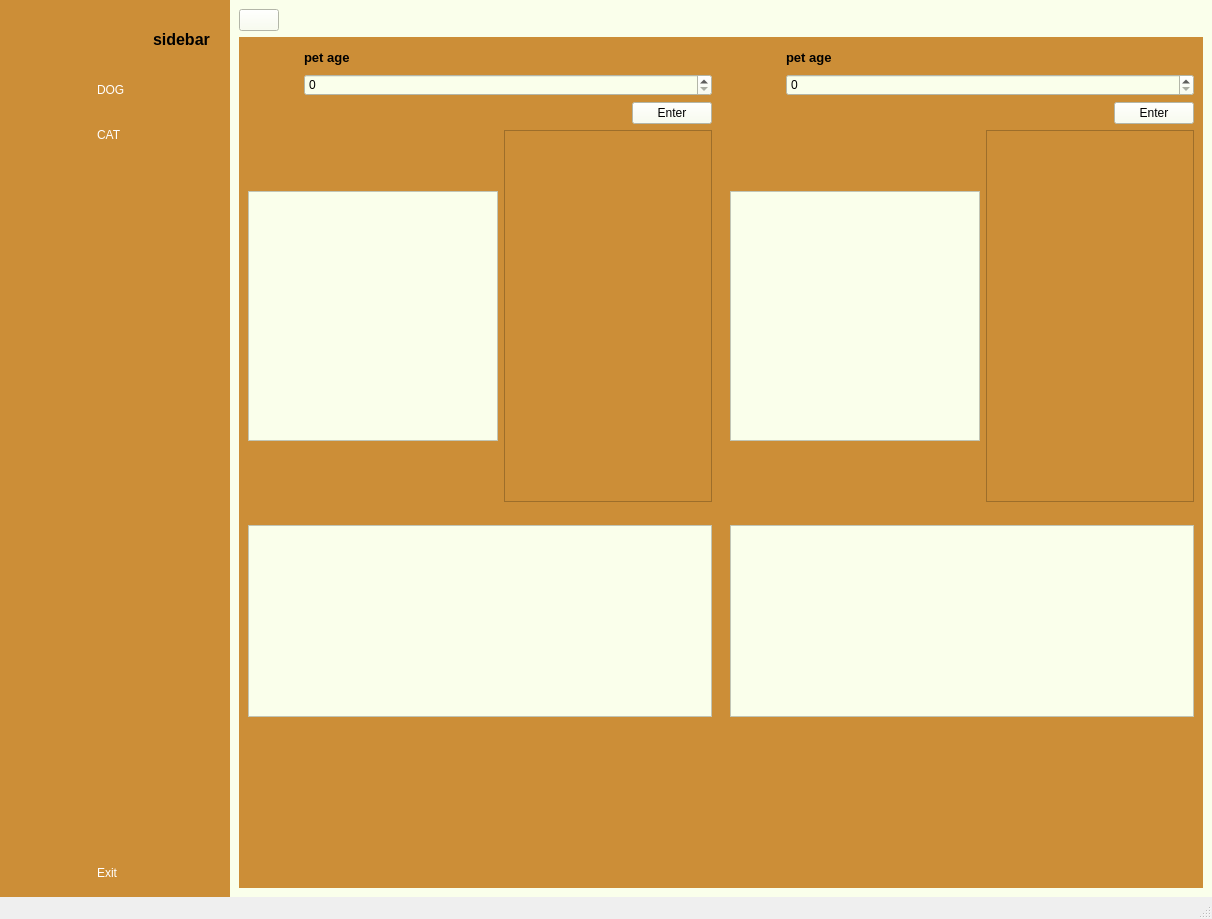
<?xml version="1.0" encoding="UTF-8"?>
<ui version="4.0">
 <class>MainWindow</class>
 <widget class="QMainWindow" name="MainWindow">
  <property name="geometry">
   <rect>
    <x>0</x>
    <y>0</y>
    <width>1212</width>
    <height>919</height>
   </rect>
  </property>
  <property name="windowTitle">
   <string>MainWindow</string>
  </property>
  <widget class="QWidget" name="centralwidget">
   <property name="styleSheet">
    <string notr="true">background-color: rgb(255, 226, 156);</string>
   </property>
   <layout class="QGridLayout" name="gridLayout_4">
    <property name="leftMargin">
     <number>0</number>
    </property>
    <property name="topMargin">
     <number>0</number>
    </property>
    <property name="rightMargin">
     <number>0</number>
    </property>
    <property name="bottomMargin">
     <number>0</number>
    </property>
    <property name="horizontalSpacing">
     <number>0</number>
    </property>
    <item row="0" column="0">
     <widget class="QWidget" name="icon_only_widget" native="true">
      <property name="styleSheet">
       <string notr="true">QWidget{
	background-color: rgb(204, 142, 55);
}

QPushButton {
	color:white;
	height:30px;
	border:none;
	border-radius:10px;
}

QPushButton:checked{
	background-color: rgb(250, 255, 235);
	color: rgb(204, 142, 55);
	font-weight:bold;
}</string>
      </property>
      <layout class="QVBoxLayout" name="verticalLayout_3">
       <item>
        <layout class="QHBoxLayout" name="horizontalLayout_2">
         <item>
          <widget class="QLabel" name="label">
           <property name="minimumSize">
            <size>
             <width>60</width>
             <height>60</height>
            </size>
           </property>
           <property name="maximumSize">
            <size>
             <width>60</width>
             <height>60</height>
            </size>
           </property>
           <property name="text">
            <string/>
           </property>
           <property name="pixmap">
            <pixmap>GitHub/PSCP-Project/gui/logo.png</pixmap>
           </property>
           <property name="scaledContents">
            <bool>true</bool>
           </property>
          </widget>
         </item>
        </layout>
       </item>
       <item>
        <layout class="QVBoxLayout" name="verticalLayout">
         <property name="spacing">
          <number>15</number>
         </property>
         <item>
          <widget class="QPushButton" name="pushButton">
           <property name="text">
            <string/>
           </property>
           <property name="icon">
            <iconset>
             <normaloff>GitHub/PSCP-Project/gui/dog.png</normaloff>GitHub/PSCP-Project/gui/dog.png</iconset>
           </property>
           <property name="checkable">
            <bool>true</bool>
           </property>
           <property name="autoExclusive">
            <bool>true</bool>
           </property>
          </widget>
         </item>
         <item>
          <widget class="QPushButton" name="pushButton_2">
           <property name="text">
            <string/>
           </property>
           <property name="icon">
            <iconset>
             <normaloff>gui/cat.png</normaloff>gui/cat.png</iconset>
           </property>
           <property name="checkable">
            <bool>true</bool>
           </property>
           <property name="autoExclusive">
            <bool>true</bool>
           </property>
          </widget>
         </item>
        </layout>
       </item>
       <item>
        <spacer name="verticalSpacer">
         <property name="orientation">
          <enum>Qt::Vertical</enum>
         </property>
         <property name="sizeHint" stdset="0">
          <size>
           <width>20</width>
           <height>516</height>
          </size>
         </property>
        </spacer>
       </item>
       <item>
        <widget class="QPushButton" name="pushButton_5">
         <property name="text">
          <string/>
         </property>
         <property name="icon">
          <iconset>
           <normaloff>gui/exit.png</normaloff>gui/exit.png</iconset>
         </property>
        </widget>
       </item>
      </layout>
     </widget>
    </item>
    <item row="0" column="1">
     <widget class="QWidget" name="icon_namewidget" native="true">
      <property name="styleSheet">
       <string notr="true">QWidget{
	background-color: rgb(204, 142, 55);
}

QPushButton {
	color:white;
	text-align:left;
	height:30px;
	border:none;
	padding-left:10px;
	border-top-left-radius:10px;
	border-bottom-left-radius:10px;
}

QPushButton:checked{
	background-color: rgb(250, 255, 235);
	color: rgb(204, 142, 55);
	font-weight:bold;
}</string>
      </property>
      <layout class="QVBoxLayout" name="verticalLayout_4">
       <property name="rightMargin">
        <number>0</number>
       </property>
       <item>
        <layout class="QHBoxLayout" name="horizontalLayout">
         <property name="rightMargin">
          <number>20</number>
         </property>
         <item>
          <widget class="QLabel" name="label_2">
           <property name="minimumSize">
            <size>
             <width>60</width>
             <height>60</height>
            </size>
           </property>
           <property name="maximumSize">
            <size>
             <width>60</width>
             <height>60</height>
            </size>
           </property>
           <property name="text">
            <string/>
           </property>
           <property name="pixmap">
            <pixmap>gui/bar.png</pixmap>
           </property>
           <property name="scaledContents">
            <bool>true</bool>
           </property>
          </widget>
         </item>
         <item>
          <widget class="QLabel" name="label_3">
           <property name="font">
            <font>
             <pointsize>12</pointsize>
             <weight>75</weight>
             <bold>true</bold>
            </font>
           </property>
           <property name="text">
            <string>sidebar</string>
           </property>
          </widget>
         </item>
        </layout>
       </item>
       <item>
        <layout class="QVBoxLayout" name="verticalLayout_2">
         <property name="spacing">
          <number>15</number>
         </property>
         <item>
          <widget class="QPushButton" name="pushButton_3">
           <property name="text">
            <string>DOG</string>
           </property>
           <property name="icon">
            <iconset>
             <normaloff>GitHub/PSCP-Project/gui/dog.png</normaloff>GitHub/PSCP-Project/gui/dog.png</iconset>
           </property>
           <property name="checkable">
            <bool>true</bool>
           </property>
           <property name="autoExclusive">
            <bool>true</bool>
           </property>
          </widget>
         </item>
         <item>
          <widget class="QPushButton" name="pushButton_4">
           <property name="text">
            <string>CAT</string>
           </property>
           <property name="icon">
            <iconset>
             <normaloff>GitHub/PSCP-Project/gui/cat.png</normaloff>GitHub/PSCP-Project/gui/cat.png</iconset>
           </property>
           <property name="checkable">
            <bool>true</bool>
           </property>
           <property name="autoExclusive">
            <bool>true</bool>
           </property>
          </widget>
         </item>
        </layout>
       </item>
       <item>
        <spacer name="verticalSpacer_2">
         <property name="orientation">
          <enum>Qt::Vertical</enum>
         </property>
         <property name="sizeHint" stdset="0">
          <size>
           <width>20</width>
           <height>504</height>
          </size>
         </property>
        </spacer>
       </item>
       <item>
        <widget class="QPushButton" name="pushButton_6">
         <property name="text">
          <string>Exit</string>
         </property>
         <property name="icon">
          <iconset>
           <normaloff>GitHub/PSCP-Project/gui/exit.png</normaloff>GitHub/PSCP-Project/gui/exit.png</iconset>
         </property>
        </widget>
       </item>
      </layout>
     </widget>
    </item>
    <item row="0" column="2">
     <widget class="QWidget" name="widget_3" native="true">
      <property name="styleSheet">
       <string notr="true">background-color: rgb(250, 255, 235);</string>
      </property>
      <layout class="QGridLayout" name="gridLayout_3">
       <property name="horizontalSpacing">
        <number>0</number>
       </property>
       <item row="1" column="1">
        <widget class="QWidget" name="widget_2" native="true">
         <property name="styleSheet">
          <string notr="true">background-color: rgb(204, 142, 55);</string>
         </property>
         <layout class="QVBoxLayout" name="verticalLayout_11">
          <item>
           <layout class="QHBoxLayout" name="horizontalLayout_5">
            <item>
             <widget class="QLabel" name="label_5">
              <property name="minimumSize">
               <size>
                <width>50</width>
                <height>50</height>
               </size>
              </property>
              <property name="maximumSize">
               <size>
                <width>50</width>
                <height>50</height>
               </size>
              </property>
              <property name="text">
               <string/>
              </property>
              <property name="pixmap">
               <pixmap>GitHub/PSCP-Project/gui/cat.png</pixmap>
              </property>
              <property name="scaledContents">
               <bool>true</bool>
              </property>
             </widget>
            </item>
            <item>
             <layout class="QVBoxLayout" name="verticalLayout_7">
              <item>
               <widget class="QLabel" name="label_7">
                <property name="font">
                 <font>
                  <pointsize>10</pointsize>
                  <weight>75</weight>
                  <bold>true</bold>
                 </font>
                </property>
                <property name="text">
                 <string>pet age</string>
                </property>
               </widget>
              </item>
              <item>
               <widget class="QSpinBox" name="spinBox_2">
                <property name="styleSheet">
                 <string notr="true">background-color: rgb(250, 255, 235);</string>
                </property>
               </widget>
              </item>
             </layout>
            </item>
           </layout>
          </item>
          <item>
           <layout class="QHBoxLayout" name="horizontalLayout_7">
            <item>
             <spacer name="horizontalSpacer_3">
              <property name="orientation">
               <enum>Qt::Horizontal</enum>
              </property>
              <property name="sizeHint" stdset="0">
               <size>
                <width>248</width>
                <height>20</height>
               </size>
              </property>
             </spacer>
            </item>
            <item>
             <widget class="QPushButton" name="pushButton_8">
              <property name="styleSheet">
               <string notr="true">background-color: rgb(250, 255, 235);</string>
              </property>
              <property name="text">
               <string>Enter</string>
              </property>
             </widget>
            </item>
           </layout>
          </item>
          <item>
           <layout class="QHBoxLayout" name="horizontalLayout_9">
            <item>
             <widget class="QTextBrowser" name="textBrowser_4">
              <property name="minimumSize">
               <size>
                <width>250</width>
                <height>250</height>
               </size>
              </property>
              <property name="maximumSize">
               <size>
                <width>250</width>
                <height>250</height>
               </size>
              </property>
              <property name="styleSheet">
               <string notr="true">background-color: rgb(250, 255, 235);</string>
              </property>
             </widget>
            </item>
            <item>
             <widget class="QTextBrowser" name="textBrowser_6"/>
            </item>
           </layout>
          </item>
          <item>
           <layout class="QVBoxLayout" name="verticalLayout_8">
            <item>
             <spacer name="verticalSpacer_4">
              <property name="orientation">
               <enum>Qt::Vertical</enum>
              </property>
              <property name="sizeHint" stdset="0">
               <size>
                <width>20</width>
                <height>13</height>
               </size>
              </property>
             </spacer>
            </item>
            <item>
             <widget class="QTextBrowser" name="textBrowser_3">
              <property name="styleSheet">
               <string notr="true">background-color: rgb(250, 255, 235);</string>
              </property>
             </widget>
            </item>
            <item>
             <spacer name="verticalSpacer_6">
              <property name="orientation">
               <enum>Qt::Vertical</enum>
              </property>
              <property name="sizeHint" stdset="0">
               <size>
                <width>20</width>
                <height>162</height>
               </size>
              </property>
             </spacer>
            </item>
           </layout>
          </item>
         </layout>
        </widget>
       </item>
       <item row="0" column="0" colspan="2">
        <layout class="QHBoxLayout" name="horizontalLayout_3">
         <item>
          <widget class="QPushButton" name="pushButton_9">
           <property name="font">
            <font>
             <weight>50</weight>
             <bold>false</bold>
            </font>
           </property>
           <property name="text">
            <string/>
           </property>
           <property name="icon">
            <iconset>
             <normaloff>GitHub/PSCP-Project/gui/bar.png</normaloff>GitHub/PSCP-Project/gui/bar.png</iconset>
           </property>
           <property name="checkable">
            <bool>true</bool>
           </property>
           <property name="autoRepeat">
            <bool>false</bool>
           </property>
           <property name="autoExclusive">
            <bool>false</bool>
           </property>
          </widget>
         </item>
         <item>
          <spacer name="horizontalSpacer">
           <property name="orientation">
            <enum>Qt::Horizontal</enum>
           </property>
           <property name="sizeHint" stdset="0">
            <size>
             <width>638</width>
             <height>20</height>
            </size>
           </property>
          </spacer>
         </item>
        </layout>
       </item>
       <item row="1" column="0">
        <widget class="QWidget" name="widget" native="true">
         <property name="styleSheet">
          <string notr="true">background-color: rgb(204, 142, 55);</string>
         </property>
         <layout class="QVBoxLayout" name="verticalLayout_10">
          <item>
           <layout class="QVBoxLayout" name="verticalLayout_6">
            <item>
             <layout class="QHBoxLayout" name="horizontalLayout_4">
              <item>
               <widget class="QLabel" name="label_4">
                <property name="minimumSize">
                 <size>
                  <width>50</width>
                  <height>50</height>
                 </size>
                </property>
                <property name="maximumSize">
                 <size>
                  <width>50</width>
                  <height>50</height>
                 </size>
                </property>
                <property name="text">
                 <string/>
                </property>
                <property name="pixmap">
                 <pixmap>GitHub/PSCP-Project/gui/dog.png</pixmap>
                </property>
                <property name="scaledContents">
                 <bool>true</bool>
                </property>
               </widget>
              </item>
              <item>
               <layout class="QVBoxLayout" name="verticalLayout_5">
                <item>
                 <widget class="QLabel" name="label_6">
                  <property name="font">
                   <font>
                    <pointsize>10</pointsize>
                    <weight>75</weight>
                    <bold>true</bold>
                   </font>
                  </property>
                  <property name="text">
                   <string>pet age</string>
                  </property>
                 </widget>
                </item>
                <item>
                 <widget class="QSpinBox" name="spinBox_3">
                  <property name="styleSheet">
                   <string notr="true">background-color: rgb(250, 255, 235);</string>
                  </property>
                 </widget>
                </item>
               </layout>
              </item>
             </layout>
            </item>
           </layout>
          </item>
          <item>
           <layout class="QHBoxLayout" name="horizontalLayout_6">
            <item>
             <spacer name="horizontalSpacer_2">
              <property name="orientation">
               <enum>Qt::Horizontal</enum>
              </property>
              <property name="sizeHint" stdset="0">
               <size>
                <width>248</width>
                <height>20</height>
               </size>
              </property>
             </spacer>
            </item>
            <item>
             <widget class="QPushButton" name="pushButton_7">
              <property name="styleSheet">
               <string notr="true">background-color: rgb(250, 255, 235);</string>
              </property>
              <property name="text">
               <string>Enter</string>
              </property>
             </widget>
            </item>
           </layout>
          </item>
          <item>
           <layout class="QHBoxLayout" name="horizontalLayout_8">
            <item>
             <widget class="QTextBrowser" name="textBrowser_2">
              <property name="minimumSize">
               <size>
                <width>250</width>
                <height>250</height>
               </size>
              </property>
              <property name="maximumSize">
               <size>
                <width>250</width>
                <height>250</height>
               </size>
              </property>
              <property name="styleSheet">
               <string notr="true">background-color: rgb(250, 255, 235);</string>
              </property>
             </widget>
            </item>
            <item>
             <widget class="QTextBrowser" name="textBrowser_5">
              <property name="verticalScrollBarPolicy">
               <enum>Qt::ScrollBarAsNeeded</enum>
              </property>
              <property name="tabChangesFocus">
               <bool>false</bool>
              </property>
             </widget>
            </item>
           </layout>
          </item>
          <item>
           <layout class="QVBoxLayout" name="verticalLayout_9">
            <item>
             <spacer name="verticalSpacer_5">
              <property name="orientation">
               <enum>Qt::Vertical</enum>
              </property>
              <property name="sizeHint" stdset="0">
               <size>
                <width>20</width>
                <height>13</height>
               </size>
              </property>
             </spacer>
            </item>
            <item>
             <widget class="QTextBrowser" name="textBrowser_7">
              <property name="styleSheet">
               <string notr="true">background-color: rgb(250, 255, 235);</string>
              </property>
             </widget>
            </item>
            <item>
             <spacer name="verticalSpacer_7">
              <property name="orientation">
               <enum>Qt::Vertical</enum>
              </property>
              <property name="sizeHint" stdset="0">
               <size>
                <width>20</width>
                <height>162</height>
               </size>
              </property>
             </spacer>
            </item>
           </layout>
          </item>
         </layout>
        </widget>
       </item>
      </layout>
     </widget>
    </item>
   </layout>
  </widget>
  <widget class="QMenuBar" name="menubar">
   <property name="geometry">
    <rect>
     <x>0</x>
     <y>0</y>
     <width>1212</width>
     <height>21</height>
    </rect>
   </property>
  </widget>
  <widget class="QStatusBar" name="statusbar"/>
 </widget>
 <resources>
  <include location="resources.qrc"/>
 </resources>
 <connections>
  <connection>
   <sender>pushButton_9</sender>
   <signal>toggled(bool)</signal>
   <receiver>icon_namewidget</receiver>
   <slot>setHidden(bool)</slot>
   <hints>
    <hint type="sourcelabel">
     <x>264</x>
     <y>59</y>
    </hint>
    <hint type="destinationlabel">
     <x>250</x>
     <y>340</y>
    </hint>
   </hints>
  </connection>
  <connection>
   <sender>pushButton_9</sender>
   <signal>toggled(bool)</signal>
   <receiver>icon_only_widget</receiver>
   <slot>setVisible(bool)</slot>
   <hints>
    <hint type="sourcelabel">
     <x>282</x>
     <y>61</y>
    </hint>
    <hint type="destinationlabel">
     <x>69</x>
     <y>312</y>
    </hint>
   </hints>
  </connection>
  <connection>
   <sender>pushButton</sender>
   <signal>toggled(bool)</signal>
   <receiver>pushButton_3</receiver>
   <slot>setChecked(bool)</slot>
   <hints>
    <hint type="sourcelabel">
     <x>62</x>
     <y>132</y>
    </hint>
    <hint type="destinationlabel">
     <x>139</x>
     <y>132</y>
    </hint>
   </hints>
  </connection>
  <connection>
   <sender>pushButton_2</sender>
   <signal>toggled(bool)</signal>
   <receiver>pushButton_4</receiver>
   <slot>setChecked(bool)</slot>
   <hints>
    <hint type="sourcelabel">
     <x>47</x>
     <y>173</y>
    </hint>
    <hint type="destinationlabel">
     <x>167</x>
     <y>173</y>
    </hint>
   </hints>
  </connection>
  <connection>
   <sender>pushButton_3</sender>
   <signal>toggled(bool)</signal>
   <receiver>pushButton</receiver>
   <slot>setChecked(bool)</slot>
   <hints>
    <hint type="sourcelabel">
     <x>152</x>
     <y>121</y>
    </hint>
    <hint type="destinationlabel">
     <x>64</x>
     <y>121</y>
    </hint>
   </hints>
  </connection>
  <connection>
   <sender>pushButton_4</sender>
   <signal>toggled(bool)</signal>
   <receiver>pushButton_2</receiver>
   <slot>setChecked(bool)</slot>
   <hints>
    <hint type="sourcelabel">
     <x>218</x>
     <y>165</y>
    </hint>
    <hint type="destinationlabel">
     <x>43</x>
     <y>178</y>
    </hint>
   </hints>
  </connection>
  <connection>
   <sender>pushButton_3</sender>
   <signal>toggled(bool)</signal>
   <receiver>widget</receiver>
   <slot>setVisible(bool)</slot>
   <hints>
    <hint type="sourcelabel">
     <x>218</x>
     <y>122</y>
    </hint>
    <hint type="destinationlabel">
     <x>403</x>
     <y>213</y>
    </hint>
   </hints>
  </connection>
  <connection>
   <sender>pushButton_3</sender>
   <signal>toggled(bool)</signal>
   <receiver>widget_2</receiver>
   <slot>setHidden(bool)</slot>
   <hints>
    <hint type="sourcelabel">
     <x>192</x>
     <y>114</y>
    </hint>
    <hint type="destinationlabel">
     <x>800</x>
     <y>235</y>
    </hint>
   </hints>
  </connection>
  <connection>
   <sender>pushButton_4</sender>
   <signal>toggled(bool)</signal>
   <receiver>widget</receiver>
   <slot>setHidden(bool)</slot>
   <hints>
    <hint type="sourcelabel">
     <x>186</x>
     <y>165</y>
    </hint>
    <hint type="destinationlabel">
     <x>466</x>
     <y>454</y>
    </hint>
   </hints>
  </connection>
  <connection>
   <sender>pushButton_4</sender>
   <signal>toggled(bool)</signal>
   <receiver>widget_2</receiver>
   <slot>setVisible(bool)</slot>
   <hints>
    <hint type="sourcelabel">
     <x>170</x>
     <y>159</y>
    </hint>
    <hint type="destinationlabel">
     <x>774</x>
     <y>559</y>
    </hint>
   </hints>
  </connection>
 </connections>
</ui>
